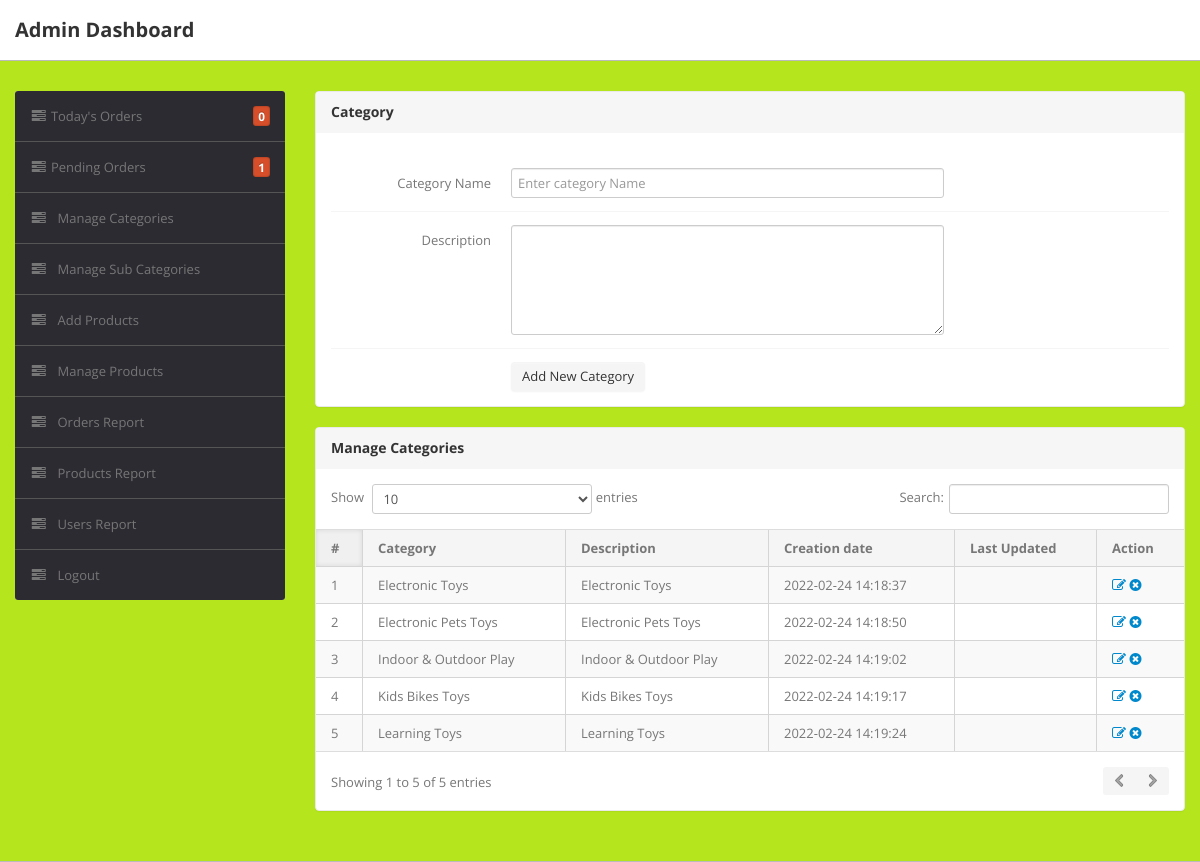
The app's page /admin/category.php (signed in) with its own data.
### tables this page shows
CREATE TABLE IF NOT EXISTS `category` (
`id` int(11) NOT NULL,
  `categoryName` varchar(255) NOT NULL,
  `categoryDescription` longtext NOT NULL,
  `creationDate` timestamp NOT NULL DEFAULT CURRENT_TIMESTAMP,
  `updationDate` varchar(255) NOT NULL
);

### admin/category.php (the view, shortened to what this page needs)
<?php
if(strlen($_SESSION['alogin'])==0)
	{
header('location:index.php');
}
else{
?>
<!DOCTYPE html>
<html lang="en">
<head>
	<link type="text/css" href="bootstrap/css/bootstrap.min.css" rel="stylesheet">
	<link type="text/css" href="bootstrap/css/bootstrap-responsive.min.css" rel="stylesheet">
	<link type="text/css" href="css/theme.css" rel="stylesheet">
	<link type="text/css" href="images/icons/css/font-awesome.css" rel="stylesheet">
</head>
<body>
<?php include('include/header.php');?>
	<div class="wrapper">
		<div class="container">
			<div class="row">
<?php include('include/sidebar.php');?>
			<div class="span9">
					<div class="content">
						<div class="module">
							<div class="module-head">
								<h3>Category</h3>
							</div>
							<div class="module-body">
									<br />
			<form class="form-horizontal row-fluid" name="Category" method="post" >
<div class="control-group">
<label class="control-label" for="basicinput">Category Name</label>
<div class="controls">
<input type="text" placeholder="Enter category Name"  name="category" class="span8 tip" required>
</div>
</div>
<div class="control-group">
											<label class="control-label" for="basicinput">Description</label>
											<div class="controls">
												<textarea class="span8" name="description" rows="5"></textarea>
											</div>
										</div>
	<div class="control-group">
											<div class="controls">
												<button type="submit" name="submit" class="btn">Add New Category</button>
											</div>
										</div>
									</form>
							</div>
						</div>
	<div class="module">
							<div class="module-head">
								<h3>Manage Categories</h3>
							</div>
							<div class="module-body table">
								<table cellpadding="0" cellspacing="0" border="0" class="datatable-1 table table-bordered table-striped	 display" width="100%">
									<thead>
										<tr>
											<th>#</th>
											<th>Category</th>
											<th>Description</th>
											<th>Creation date</th>
											<th>Last Updated</th>
											<th>Action</th>
										</tr>
									</thead>
									<tbody>
<?php $query=mysql_query("select * from category");
$cnt=1;
while($row=mysql_fetch_array($query))
{
?>
										<tr>
											<td><?php echo htmlentities($cnt);?></td>
											<td><?php echo htmlentities($row['categoryName']);?></td>
											<td><?php echo htmlentities($row['categoryDescription']);?></td>
											<td> <?php echo htmlentities($row['creationDate']);?></td>
											<td><?php echo htmlentities($row['updationDate']);?></td>
											<td>
											<a href="edit-category.php?id=<?php echo $row['id']?>" ><i class="icon-edit"></i></a>
											<a href="category.php?id=<?php echo $row['id']?>&del=delete" onClick="return confirm('Are you sure you want to delete?')"><i class="icon-remove-sign"></i></a></td>
										</tr>
										<?php $cnt=$cnt+1; } ?>
								</table>
							</div>
						</div>
					</div>
				</div>
			</div>
		</div>
	</div>
</body>
<?php } ?>

### records on screen
category: categoryName "Electronic Toys", categoryDescription "Electronic Toys", creationDate "2022-02-24 14:18:37"
category: categoryName "Electronic Pets Toys", categoryDescription "Electronic Pets Toys", creationDate "2022-02-24 14:18:50"
category: categoryName "Indoor & Outdoor Play", categoryDescription "Indoor & Outdoor Play", creationDate "2022-02-24 14:19:02"
category: categoryName "Kids Bikes Toys", categoryDescription "Kids Bikes Toys", creationDate "2022-02-24 14:19:17"
category: categoryName "Learning Toys", categoryDescription "Learning Toys", creationDate "2022-02-24 14:19:24"

### other values on screen
$num_rows1 "0"
$num "1"
